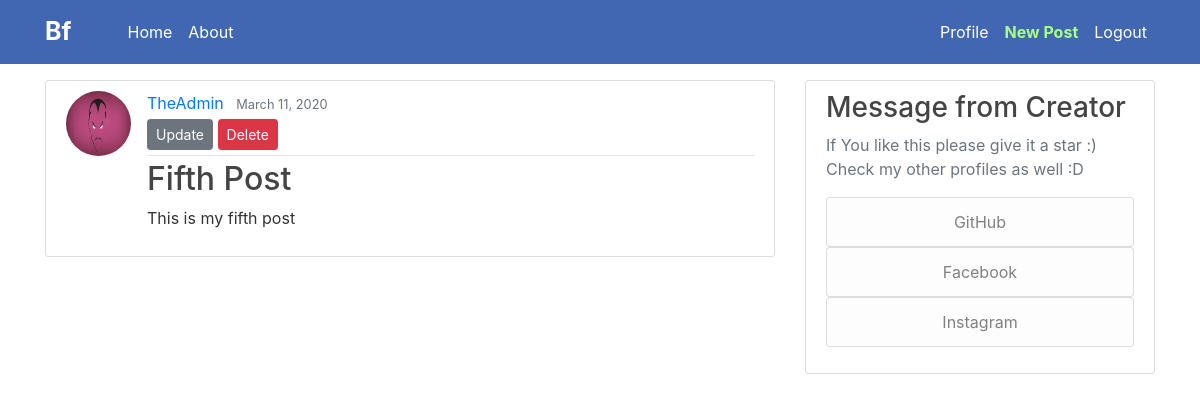
The page /post/14/ (signed in) on the database its author committed.
### blog/models.py (models this page shows, shortened)
class Post(models.Model):
    author = models.ForeignKey(User, on_delete=models.CASCADE)
    content = models.TextField()
    date_posted = models.DateTimeField(default=timezone.now)
    title = models.CharField(max_length=20)

### users/models.py (models this page shows, shortened)
class Profile(models.Model):
    user = models.OneToOneField(User, on_delete=models.CASCADE)
    image = models.ImageField(default='default.png', upload_to='profile_pics')

### blog/views.py (the view)
# urls.py: path('post/<int:pk>/', PostDetailView.as_view(), name='post-detail'),
class PostDetailView(LoginRequiredMixin, DetailView):
    model = Post
    context_object_name = 'post'

### blog/templates/blog/post_detail.html (shortened to what this page needs)
{% extends "blog/base.html" %}
    {% block content %}
            <article class="media content-section">
                <img src="{{ post.author.profile.image.url }}" class="rounded-circle article-img" alt="">
              <div class="media-body">
                <div class="article-metadata">
                  <a class="mr-2" href="{% url 'user-post' post.author.username %}">{{ post.author }}</a>
                  <small class="text-muted">{{ post.date_posted|date:"F d, Y" }}</small>
                    {% if post.author == user %}
                        <div>
                        <a class="btn btn-secondary btn-sm mt-1 mb-1" href="{% url 'post-update' post.id %}">Update</a>
                        <a class="btn btn-danger btn-sm mt-1 mb-1" href="{% url 'post-delete' post.id %}">Delete</a>
                        </div>
                    {% endif %}
                </div>
                <h2 class="article-title">{{ post.title }}</h2>
                <p class="article-content">{{ post.content }}</p>
              </div>
            </article>
    {% endblock content %}

### blog/static/blog/main.css (style rules this page uses)
body { background: #ffffff; color: #333333 ; margin-top: 5rem; }
h1, h2, h3, h4, h5, h6 { color: #444444; }
.content-section { background: #ffffff; padding: 10px 20px; border: 1px solid #dddddd; border-radius: 3px; margin-bottom: 20px; }
.article-title { color: #444444; }
.article-content { white-space: pre-line; }
.article-img { height: 65px; width: 65px; margin-right: 16px; }
.article-metadata { padding-bottom: 1px; margin-bottom: 4px; border-bottom: 1px solid #e3e3e3 }

### rows shown on the page
Post: author.profile.image (picture), author "TheAdmin", date_posted "March 11, 2020", title "Fifth Post", content "This is my fifth post"
